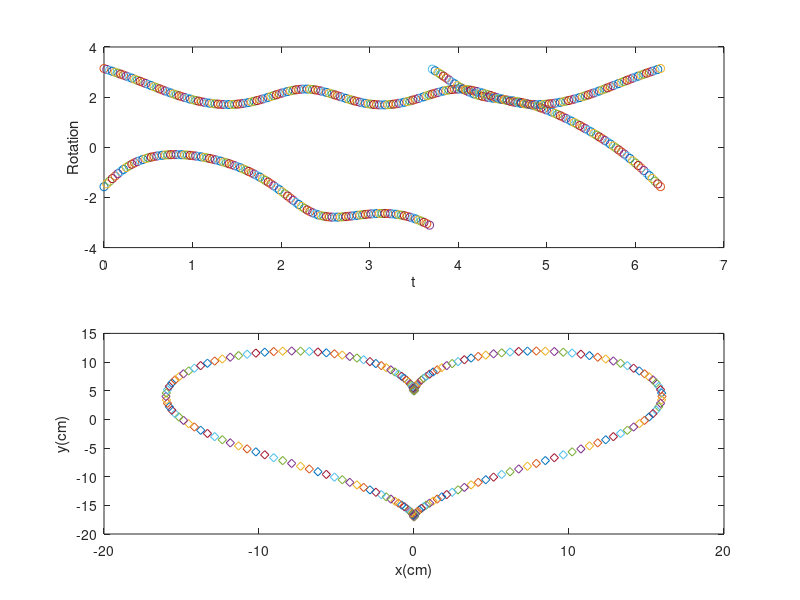

Source code (MATLAB):
l1 = 10;
l2 = 15;
for t=0:pi/100:2*pi
    x = 16*sin(t)^3;
    y = 13*cos(t)-5*cos(2*t)-2*cos(3*t)-cos(4*t);
    c2 = (x^2+y^2-l1^2-l2^2)/(2*l1*l2);
    s2 = sqrt(abs(1-c2^2));
    t2 = atan2(s2,c2);
    c1 = x*(l1+l2*cos(t2))+l2*sin(t2)*y;
    s1 = y*(l1+l2*cos(t2))-l2*sin(t2)*x;
    t1 = atan2(s1,c1);
    Px = l1*cos(t1)+l2*cos(t1+t2);
    Py = l1*sin(t1)+l2*sin(t1+t2);
    subplot(2,1,1)
    plot(t,t1,'-o',t,t2,'--o'); pause(0.01)
    xlabel('t');
    ylabel('Rotation');
    hold on;
    subplot(2,1,2)
    plot(Px,Py,'d')
    xlabel('x(cm)');
    ylabel('y(cm)'); pause(0.01);
    hold on;
end